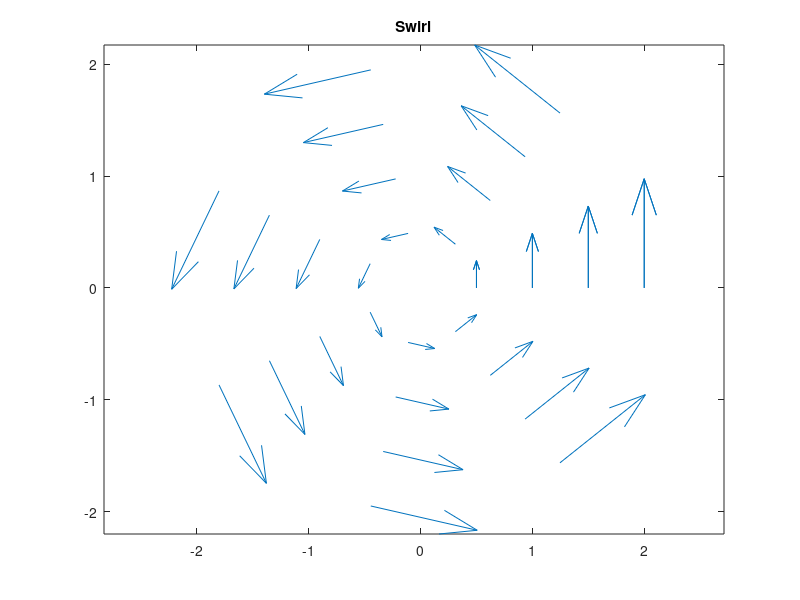
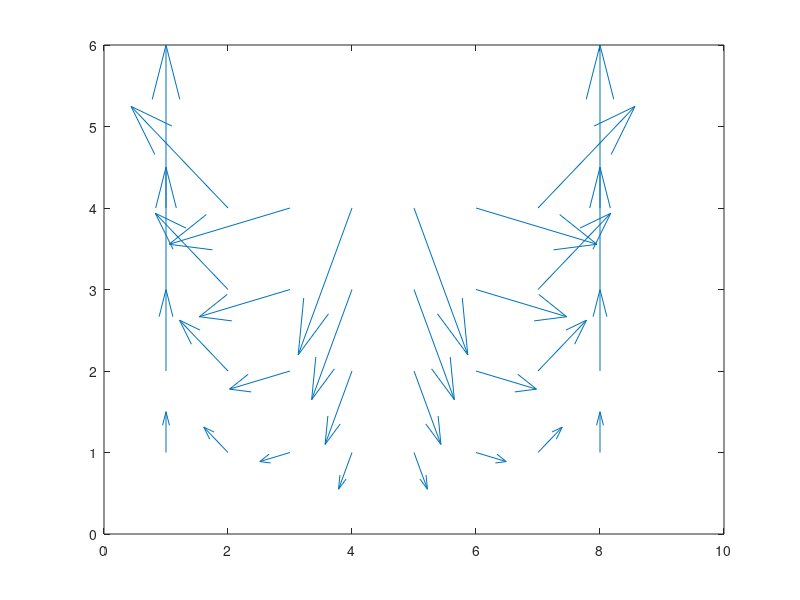

These figures' MATLAB source, in order:
% Basic quiver smoke test: a swirling 2D vector field.

theta = linspace(0, 2*pi, 8);
r = linspace(0.5, 2, 4);
[T, R] = meshgrid(theta, r);
X = R .* cos(T);
Y = R .* sin(T);
U = -Y;
V = X;

quiver(X, Y, U, V);
title('Swirl');
axis equal;

% quiver(U, V) form, no auto-scaling
figure;
quiver(U, V, 0);

disp('SUCCESS');
